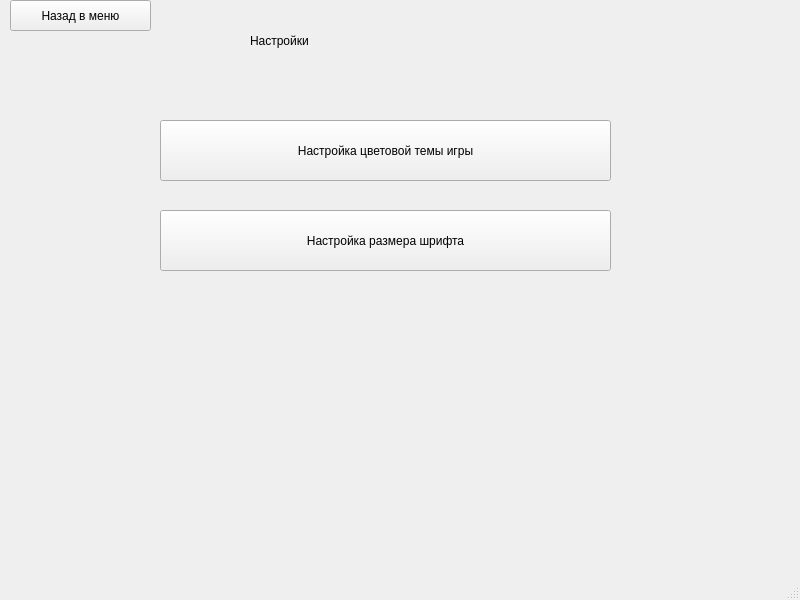
<?xml version="1.0" encoding="UTF-8"?>
<ui version="4.0">
 <class>MainWindow</class>
 <widget class="QMainWindow" name="MainWindow">
  <property name="geometry">
   <rect>
    <x>0</x>
    <y>0</y>
    <width>800</width>
    <height>600</height>
   </rect>
  </property>
  <property name="windowTitle">
   <string>MainWindow</string>
  </property>
  <widget class="QWidget" name="centralwidget">
   <widget class="QLabel" name="lbl_settings">
    <property name="geometry">
     <rect>
      <x>250</x>
      <y>10</y>
      <width>281</width>
      <height>61</height>
     </rect>
    </property>
    <property name="text">
     <string>Настройки</string>
    </property>
   </widget>
   <widget class="QPushButton" name="b_menu">
    <property name="geometry">
     <rect>
      <x>10</x>
      <y>0</y>
      <width>141</width>
      <height>31</height>
     </rect>
    </property>
    <property name="text">
     <string>Назад в меню</string>
    </property>
   </widget>
   <widget class="QPushButton" name="b_color">
    <property name="geometry">
     <rect>
      <x>160</x>
      <y>120</y>
      <width>451</width>
      <height>61</height>
     </rect>
    </property>
    <property name="text">
     <string>Настройка цветовой темы игры</string>
    </property>
   </widget>
   <widget class="QLabel" name="lbl_back_pic">
    <property name="geometry">
     <rect>
      <x>0</x>
      <y>10</y>
      <width>801</width>
      <height>571</height>
     </rect>
    </property>
    <property name="text">
     <string/>
    </property>
   </widget>
   <widget class="QPushButton" name="b_font_size">
    <property name="geometry">
     <rect>
      <x>160</x>
      <y>210</y>
      <width>451</width>
      <height>61</height>
     </rect>
    </property>
    <property name="text">
     <string>Настройка размера шрифта</string>
    </property>
   </widget>
   <widget class="QLabel" name="label">
    <property name="geometry">
     <rect>
      <x>-330</x>
      <y>670</y>
      <width>47</width>
      <height>13</height>
     </rect>
    </property>
    <property name="text">
     <string>TextLabel</string>
    </property>
   </widget>
   <widget class="QLabel" name="lbl_error">
    <property name="geometry">
     <rect>
      <x>10</x>
      <y>310</y>
      <width>781</width>
      <height>81</height>
     </rect>
    </property>
    <property name="text">
     <string/>
    </property>
   </widget>
   <zorder>lbl_back_pic</zorder>
   <zorder>lbl_settings</zorder>
   <zorder>b_menu</zorder>
   <zorder>b_color</zorder>
   <zorder>b_font_size</zorder>
   <zorder>label</zorder>
   <zorder>lbl_error</zorder>
  </widget>
  <widget class="QMenuBar" name="menubar">
   <property name="geometry">
    <rect>
     <x>0</x>
     <y>0</y>
     <width>800</width>
     <height>21</height>
    </rect>
   </property>
  </widget>
  <widget class="QStatusBar" name="statusbar"/>
 </widget>
 <resources/>
 <connections/>
</ui>
